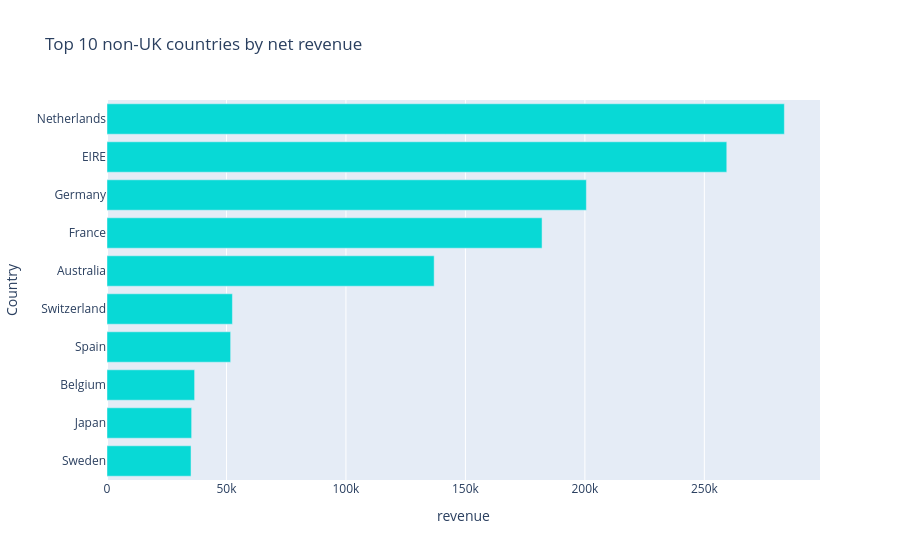

The notebook cell saved with this chart:
### Markdown cell above
### 6.5 Geography: customers, orders and revenue by country
**Business intent:** isolate international trends from the UK skew.

### Code cell
# Countries: customers, orders and revenue
country = sales.groupby("Country").agg(
    revenue=("TotalLineRevenue", "sum"),
    orders=("InvoiceNo", lambda s: s[~s.str.startswith("C")].nunique()),
    customers=("CustomerID", "nunique"),
).sort_values("revenue", ascending=False)
country["revenue_share_%"] = (country["revenue"] / country["revenue"].sum() * 100).round(1)
country["avg_order_value"] = (country["revenue"] / country["orders"]).round(0)

display(country.head(10))

non_uk = country.drop("United Kingdom").head(10).reset_index().iloc[::-1]
fig = px.bar(non_uk, x="revenue", y="Country", orientation="h", hover_data=["orders", "customers", "avg_order_value"],
             title="Top 10 non-UK countries by net revenue", color_discrete_sequence=["#08D9D6"])
fig.show()

### Figure 1 — Plotly figure (JSON) as saved in the notebook; plotly's stock layout.template omitted (floating-point values rounded to 4 significant figures)
{"data": [{"customdata": [[34.0, 8.0, 1034.0], [19.0, 8.0, 1864.0], [98.0, 25.0, 374.0], [88.0, 30.0, 588.0], [50.0, 21.0, 1050.0], [56.0, 9.0, 2445.0], [382.0, 87.0, 477.0], [443.0, 95.0, 453.0], [282.0, 3.0, 920.0], [93.0, 9.0, 3048.0]], "hovertemplate": "revenue=%{x}<br>Country=%{y}<br>orders=%{customdata[0]}<br>customers=%{customdata[1]}<br>avg_order_value=%{customdata[2]}<extra></extra>", "legendgroup": "", "marker": {"color": "#08D9D6", "pattern": {"shape": ""}}, "name": "", "orientation": "h", "showlegend": false, "textposition": "auto", "type": "bar", "x": [35170.0, 35420.0, 36660.0, 51750.0, 52480.0, 136900.0, 182100.0, 200600.0, 259400.0, 283500.0], "xaxis": "x", "y": ["Sweden", "Japan", "Belgium", "Spain", "Switzerland", "Australia", "France", "Germany", "EIRE", "Netherlands"], "yaxis": "y"}], "layout": {"barmode": "relative", "legend": {"tracegroupgap": 0}, "title": {"text": "Top 10 non-UK countries by net revenue"}, "xaxis": {"anchor": "y", "domain": [0.0, 1.0], "title": {"text": "revenue"}}, "yaxis": {"anchor": "x", "domain": [0.0, 1.0], "title": {"text": "Country"}}}}
